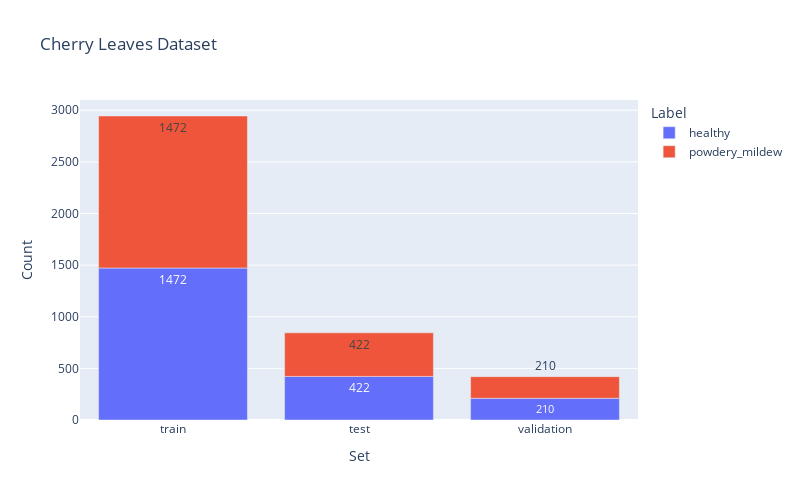

The cell this chart's notebook holds for it:
### Markdown cell above
### Label Distribution - Bar Chart

### Code cell
fig = px.bar(df_freq, 
            x="Set", 
            y="Count", 
            color='Label', 
            title="Cherry Leaves Dataset", 
            text="Count")
fig.update_layout(
    autosize=False,
    width=800, 
    height=500, 
    )
fig.show()
fig.write_image(f'{file_path}/number_leaves_sets.png')

### Figure 1 — Plotly figure (JSON) as saved in the notebook; plotly's stock layout.template omitted (floating-point values rounded to 4 significant figures)
{"data": [{"alignmentgroup": "True", "hovertemplate": "Label=healthy<br>Set=%{x}<br>Count=%{text}<extra></extra>", "legendgroup": "healthy", "marker": {"color": "#636efa"}, "name": "healthy", "offsetgroup": "healthy", "orientation": "v", "showlegend": true, "text": [1472, 422, 210], "textposition": "auto", "type": "bar", "x": ["train", "test", "validation"], "xaxis": "x", "y": [1472, 422, 210], "yaxis": "y"}, {"alignmentgroup": "True", "hovertemplate": "Label=powdery_mildew<br>Set=%{x}<br>Count=%{text}<extra></extra>", "legendgroup": "powdery_mildew", "marker": {"color": "#EF553B"}, "name": "powdery_mildew", "offsetgroup": "powdery_mildew", "orientation": "v", "showlegend": true, "text": [1472, 422, 210], "textposition": "auto", "type": "bar", "x": ["train", "test", "validation"], "xaxis": "x", "y": [1472, 422, 210], "yaxis": "y"}], "layout": {"autosize": false, "barmode": "relative", "height": 500, "legend": {"title": {"text": "Label"}, "tracegroupgap": 0}, "title": {"text": "Cherry Leaves Dataset"}, "width": 800, "xaxis": {"anchor": "y", "domain": [0, 1], "title": {"text": "Set"}}, "yaxis": {"anchor": "x", "domain": [0, 1], "title": {"text": "Count"}}}}
